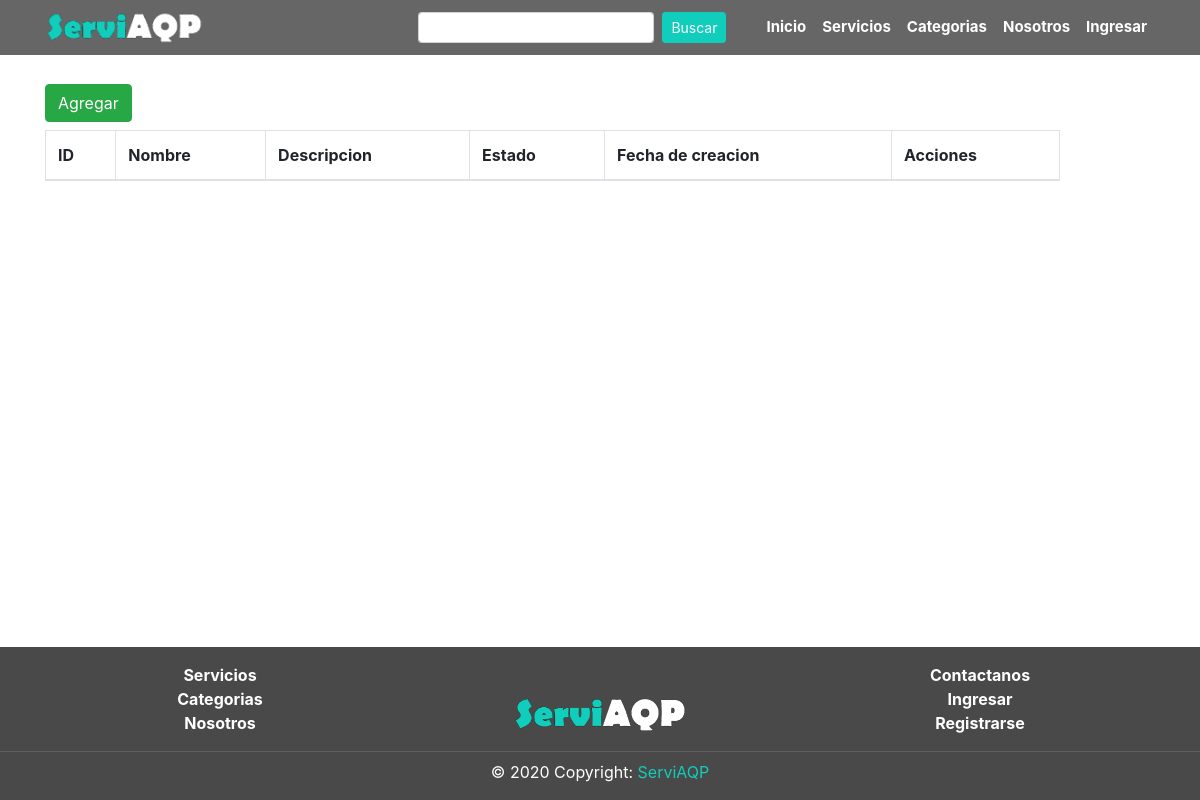
The app's page /recurso/index.php, older data.
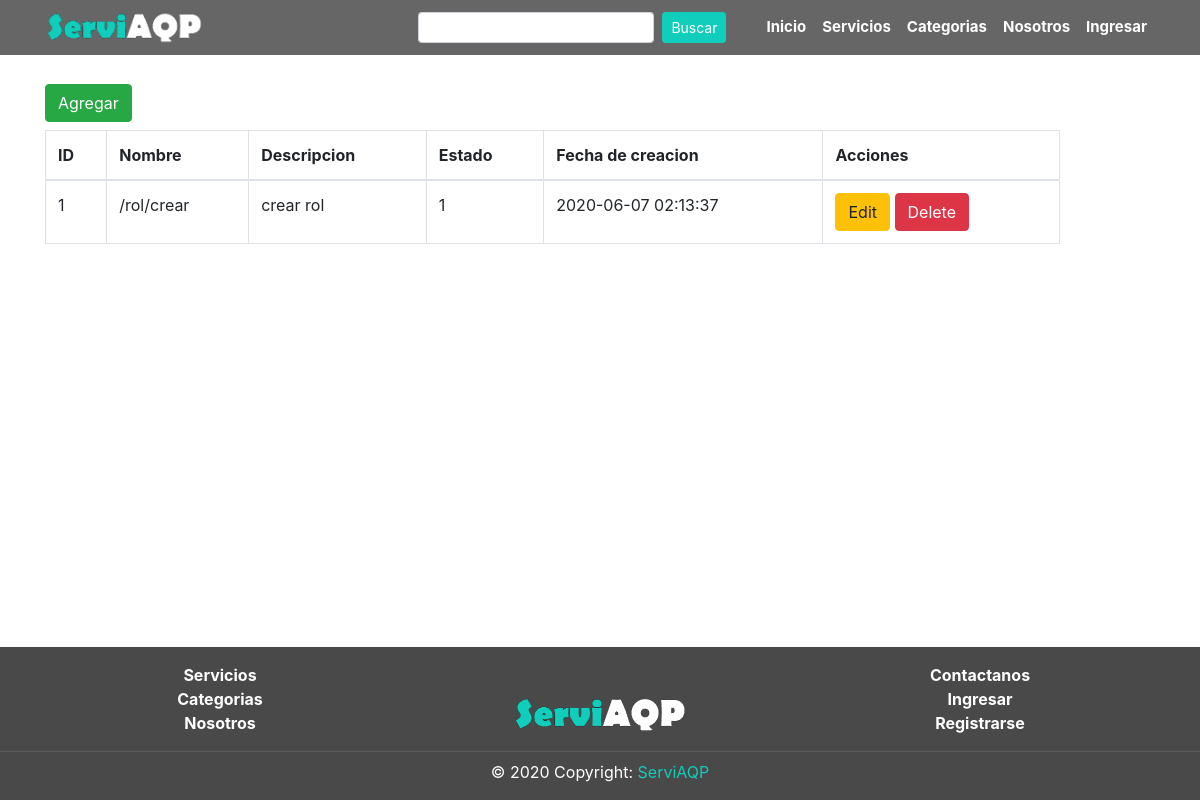
The same page, newer data.
### tables this page shows
CREATE TABLE `recurso` (
  `RecId` int(11) NOT NULL,
  `RecNom` varchar(50) NOT NULL,
  `RecDes` text NOT NULL,
  `RecEstReg` int(11) NOT NULL DEFAULT '1',
  `RecFecCre` timestamp NOT NULL DEFAULT CURRENT_TIMESTAMP
);

### includes/global_variable.php (called while the page is built)
<?php
$dirEjec = "/ServiAQP";
?>

### includes/navbar.php (called while the page is built)
<?php
  	$inicio			=	false;
	$servicio		=	false;
	$categoria		=	false;
	$nosotros		=	false;
	$login			=	false;
?>

### recurso/index.php (the view, shortened to what this page needs)
<?php
    include("../includes/navbar.php");
    include("../includes/data_base.php");
    include("../includes/header.php");
?>
<div class="section">
    <div class="container pt-4">
	<div class="row">
		<div class="col-md-2">
		<?php
			include("crud_recurso/add.php");
		?>
		</div>
		<div class="col-md-11 pt-2">
			<table class='table table-bordered'>
				<thead>
					<th>ID</th>
					<th>Nombre</th>
					<th>Descripcion</th>
					<th>Estado</th>
					<th>Fecha de creacion</th>
					<th>Acciones</th>
				</thead>
				<tbody>
				<?php
				$query = "SELECT * FROM RECURSO";
				$resultProduct= mysqli_query($conn, $query);
				while($row= mysqli_fetch_array($resultProduct)){
				?>
					<tr>
						<td><?php echo $row['RecId']?></td>
						<td><?php echo $row['RecNom']?></td>
						<td><?php echo $row['RecDes']?></td>
						<td><?php echo $row['RecEstReg']?></td>
						<td><?php echo $row['RecFecCre']?></td>
						<td>
							<a href="crud_recurso/edit.php?id=<?php echo $row['RecId']?>" class="btn btn-warning">
								Edit
							</a>
							<a href="crud_recurso/delete.php?id=<?php echo $row['RecId']?>" class="btn btn-danger">
								Delete
							</a>
						</td>
					</tr>
				<?php } ?>
				</tbody>
			</table>
		</div>
	</div>
</div>
</div>
<?php
    include("../includes/footer.php");
?>

### includes/header.php (shortened to what this page needs)
<?php
include('global_variable.php');
?>
<!DOCTYPE html>
<html lang="es">
<head>
	<link rel="stylesheet" type="text/css" href="<?php echo $dirEjec ?>/frontend/bootstrap/css/bootstrap.min.css">
	<link rel="stylesheet" type="text/css" href="<?php echo $dirEjec ?>/frontend/css/fonts.css">
	<link rel="stylesheet" type="text/css" href="<?php echo $dirEjec ?>/frontend/css/icons.css">
	<link rel="stylesheet" type="text/css" href="<?php echo $dirEjec ?>/frontend/css/style.css">
</head>
<body>
	<nav id="pri" class="container-fluid navbar navbar-expand-lg navbar-light position-fixed fixed-top">
		<div class="container">
			<a href="<?php echo $dirEjec ?>/"><img src="<?php echo $dirEjec ?>/frontend/images/logo.png" height="35" alt="logo"></a>
			<div class="collapse navbar-collapse" id="navbarNav">
				<ul class="navbar-nav ml-auto">
					<form class="form-inline mr-0 mr-lg-4 mt-lg-0 mt-2">
						<input class="form-control form-control-sm mr-sm-2" type="search" placeholder="">
						<button class="btn btn-sm btn-primary mr-sm-2 mt-lg-0 mt-1" type="submit">Buscar</button>
					</form>
					<li class="nav-item menu_link">
						<a class="nav-link menu_link <?php if ($inicio) { ?>select<?php } ?>" href="<?php echo $dirEjec ?>/">Inicio</a>
					</li>
					<li class="nav-item menu_link">
						<a class="nav-link menu_link<?php if ($servicio) { ?> select<?php } ?>" href="<?php echo $dirEjec ?>/servicios">Servicios</a>
					</li>
					<li class="nav-item menu_link">
						<a class="nav-link menu_link<?php if ($categoria) { ?> select<?php } ?>" href="<?php echo $dirEjec ?>/categorias">Categorias</a>
					</li>
					<li class="nav-item menu_link">
						<a class="nav-link menu_link<?php if ($nosotros) { ?> select<?php } ?>" href="<?php echo $dirEjec ?>/nosotros">Nosotros</a>
					</li>
					<?php if (!empty($user)) : ?>
					<li class="nav-item dropdown ">
						<a style="color: white; text-transform: uppercase;" class="nav-link menu_link " href="#" id="navbarDropdown" role="button" data-toggle="dropdown" aria-haspopup="true" aria-expanded="false">
							<?= $user['UsuCor']; ?>
						</a>
						<div class="dropdown-menu  dropdown-menu-right" aria-labelledby="navbarDropdown">
							<?php
								$correo 	= 	$user['UsuCor'];
								$conn1 = mysqli_connect($database_red,$database_nombre,$database_contraseña,$database_name) or die("Error al conectar al servidor");
								$queryUser = "SELECT UsuID FROM usuario WHERE UsuCor = '$correo'";
								$resultUser = mysqli_query($conn1, $queryUser);
								if (mysqli_num_rows($resultUser) == 1) {
									$row 		= mysqli_fetch_array($resultUser);
									$idUser 	= $row['UsuID'];
								}
								?>
							<a class="dropdown-item" href="<?php echo $dirEjec ?>/Usuario/view?id=<?php echo $idUser ?>">VER PERFIL</a>
							<a class="dropdown-item" href="<?php echo $dirEjec ?>/Autenticacion/logout.php">SALIR</a>
						</div>
					</li>
					<?php
						$queryUser2 = "SELECT UsuRolID FROM usuario WHERE UsuCor = '$correo'";
						$resultUser2 = mysqli_query($conn1, $queryUser2);
						if (mysqli_num_rows($resultUser2) == 1) {
							$row2 		= mysqli_fetch_array($resultUser2);
							$idRolUser 	= $row2['UsuRolID'];
						}
						if ($idRolUser == 1) {
					?>
					<li class="nav-item dropdown ">
						<a style="color: white;" class="nav-link menu_link " href="#" id="navbarDropdown" role="button" data-toggle="dropdown" aria-haspopup="true" aria-expanded="false">
							<span class=" icon-cog"></span>
						</a>
						<div class="dropdown-menu  dropdown-menu-right" aria-labelledby="navbarDropdown">
						<a class="dropdown-item" href="<?php echo $dirEjec ?>/Acceso">ACCESOS</a>
							<a class="dropdown-item" href="<?php echo $dirEjec ?>/Categoria/tabla.php">CATEGORIAS</a>
							<a class="dropdown-item" href="<?php echo $dirEjec ?>/Intercambio/tabla.php">INTERCAMBIO</a>
							<a class="dropdown-item" href="<?php echo $dirEjec ?>/Producto/tabla.php">PRODUCTOS</a>
							<a class="dropdown-item" href="<?php echo $dirEjec ?>/Recurso">RECURSOS</a>
							<a class="dropdown-item" href="<?php echo $dirEjec ?>/Rol">ROLES</a>
							<a class="dropdown-item" href="<?php echo $dirEjec ?>/Usuario">USUARIOS</a>
						</div>
					</li>
					<?php } ?>
					<?php else : ?>
					<li class="nav-item menu_link">
						<a class="nav-link menu_link<?php if ($login) { ?> select<?php } ?>" href="<?php echo $dirEjec ?>/autenticacion/Login">Ingresar</a>
					</li>
					<?php endif; ?>
				</ul>
			</div>
		</div>
	</nav>

### recurso/crud_recurso/add.php (shortened to what this page needs)
<button type="button" class="btn btn-success" data-toggle="modal" data-target="#exampleModal" data-whatever="@mdo">Agregar</button>

### includes/footer.php (shortened to what this page needs)
<?php
    include('global_variable.php');
?>
<footer class="footer-area footer" id="sticky-footer" >
    <div class="container">
    <div class="row">
        <div class="col-4 pt-3" align="center">
            <ul class="lista-footer">
                <li><b><a class="item-footer" href="<?php echo $dirEjec?>/Intercambio">Servicios</a></b></li>
                <li><b><a class="item-footer" href="<?php echo $dirEjec?>/Categoria">Categorias</a></b></li>
                <li><b><a class="item-footer" href="<?php echo $dirEjec?>/Nosotros">Nosotros</a></b></li>
            </ul>
        </div>
        <div class="col-4 pt-5">
            <div align="center">
                <img src="<?php echo $dirEjec?>/frontend/images/logo.png"  alt="logo de S4P" style="height: 50%;width: 50%;" >
            </div>
        </div>
        <div class="col-4 pt-3" align="center">
        <ul class="lista-footer">
                <li><b><a class="item-footer" href="<?php echo $dirEjec?>/Contactanos">Contactanos</a></b></li>
                <li><b><a class="item-footer" href="<?php echo $dirEjec?>/Autenticacion/Login">Ingresar</a></b></li>
                <li><b><a class="item-footer" href="<?php echo $dirEjec?>/Autenticacion/Singup">Registrarse</a></b></li>
        </ul>
        </div>
    </div>
    </div>
    <hr class="mt-0 mb-2 hr-background" width="100%">
    <div class=" text-center pb-3 item-footer">© 2020 Copyright:
        <a href="/"> ServiAQP</a>
    </div>
</footer>
</body>
</html>

### frontend/css/style.css (style rules this page uses)
:root { --color-principal:#11CDBB; --fondo-principal:white; --color-principal-hover: rgb(24, 170, 155); --color-footer:rgb(73, 73, 73); }
* { margin: 0; padding: 0; -webkit-box-sizing: border-box; -moz-box-sizing: border-box; box-sizing: border-box; }
html { position: relative; min-height: 100%; background-color: var(--fondo-principal); }
body { margin-bottom: 190px; background-color: var(--fondo-principal); }
div.section { background-color: var(--fondo-principal); margin-top: 60px; }
a { color: var(--color-principal); }
.btn-primary { background-color: var(--color-principal)!important; border-color: var(--color-principal); }
.footer { position: absolute; bottom: 0; width: 100%; background-color: var(--color-footer); }
.lista-footer { color: var(--color-footer); }
.item-footer { color:white; }
.hr-background { background-color:rgb(105, 104, 104); }
.navbar { background: rgba(0, 0, 0,0.6); }
.navbar-light .navbar-nav .nav-link { color:white; }
a.menu_link:after { position: absolute; bottom: 11px; left: 0px; width: 100%; height: 2px; background-color: var(--color-principal); content: ""; opacity: 0; transition: opacity 0.3s ease 0s, transform 0.3s ease 0s; transform: translateY(10px); }
a.menu_link { position: relative; font-weight: bold; font-size:15px; }

Row changes from the older to the newer data that the page shows:
added recurso: RecId "1", RecNom "/rol/crear", RecDes "crear rol", RecEstReg "1", RecFecCre "2020-06-07 02:13:37"
